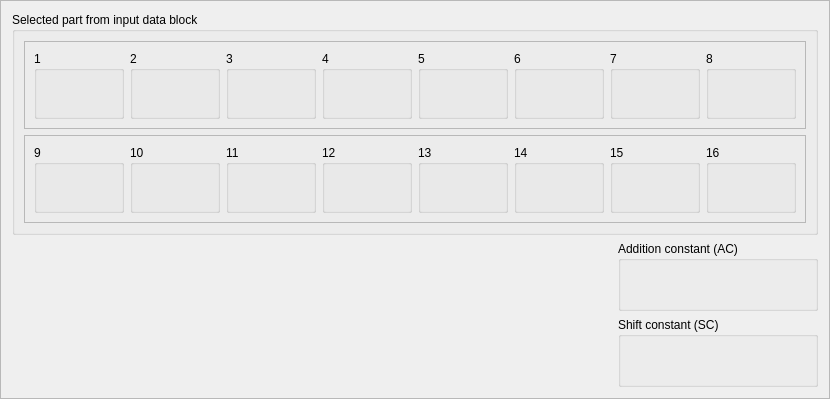
         <widget class="QFrame" name="frame_3">
          <property name="frameShape">
           <enum>QFrame::Shape::StyledPanel</enum>
          </property>
          <property name="frameShadow">
           <enum>QFrame::Shadow::Raised</enum>
          </property>
          <layout class="QGridLayout" name="gridLayout_2">
           <item row="1" column="0">
            <layout class="QVBoxLayout" name="vboxConstants">
             <item alignment="Qt::AlignmentFlag::AlignRight">
              <widget class="QGroupBox" name="groupAC">
               <property name="sizePolicy">
                <sizepolicy hsizetype="Fixed" vsizetype="Fixed">
                 <horstretch>0</horstretch>
                 <verstretch>0</verstretch>
                </sizepolicy>
               </property>
               <property name="minimumSize">
                <size>
                 <width>200</width>
                 <height>70</height>
                </size>
               </property>
               <property name="maximumSize">
                <size>
                 <width>200</width>
                 <height>70</height>
                </size>
               </property>
               <property name="title">
                <string>Addition constant (AC)</string>
               </property>
               <layout class="QVBoxLayout" name="verticalLayoutAC">
                <item>
                 <widget class="QLabel" name="labelAC">
                  <property name="text">
                   <string/>
                  </property>
                 </widget>
                </item>
               </layout>
              </widget>
             </item>
             <item alignment="Qt::AlignmentFlag::AlignRight">
              <widget class="QGroupBox" name="groupSC">
               <property name="sizePolicy">
                <sizepolicy hsizetype="Fixed" vsizetype="Fixed">
                 <horstretch>0</horstretch>
                 <verstretch>0</verstretch>
                </sizepolicy>
               </property>
               <property name="minimumSize">
                <size>
                 <width>200</width>
                 <height>70</height>
                </size>
               </property>
               <property name="maximumSize">
                <size>
                 <width>200</width>
                 <height>70</height>
                </size>
               </property>
               <property name="title">
                <string>Shift constant (SC)</string>
               </property>
               <layout class="QVBoxLayout" name="verticalLayoutSC">
                <item>
                 <widget class="QLabel" name="labelSC">
                  <property name="text">
                   <string/>
                  </property>
                 </widget>
                </item>
               </layout>
              </widget>
             </item>
            </layout>
           </item>
           <item row="0" column="0">
            <widget class="QGroupBox" name="groupInputBlock">
             <property name="title">
              <string>Selected part from input data block</string>
             </property>
             <layout class="QGridLayout" name="gridLayoutInput">
              <item row="0" column="0">
               <layout class="QVBoxLayout" name="verticalLayout">
                <item>
                 <widget class="QFrame" name="frame">
                  <property name="frameShape">
                   <enum>QFrame::Shape::StyledPanel</enum>
                  </property>
                  <property name="frameShadow">
                   <enum>QFrame::Shadow::Raised</enum>
                  </property>
                  <layout class="QHBoxLayout" name="horizontalLayout_2">
                   <item>
                    <widget class="QGroupBox" name="group_1">
                     <property name="sizePolicy">
                      <sizepolicy hsizetype="Fixed" vsizetype="Fixed">
                       <horstretch>0</horstretch>
                       <verstretch>0</verstretch>
                      </sizepolicy>
                     </property>
                     <property name="minimumSize">
                      <size>
                       <width>90</width>
                       <height>68</height>
                      </size>
                     </property>
                     <property name="maximumSize">
                      <size>
                       <width>90</width>
                       <height>68</height>
                      </size>
                     </property>
                     <property name="title">
                      <string>1</string>
                     </property>
                     <layout class="QVBoxLayout" name="verticalLayoutA_10">
                      <item>
                       <widget class="QLabel" name="labelWord1">
                        <property name="text">
                         <string/>
                        </property>
                       </widget>
                      </item>
                     </layout>
                    </widget>
                   </item>
                   <item>
                    <widget class="QGroupBox" name="group_2">
                     <property name="sizePolicy">
                      <sizepolicy hsizetype="Fixed" vsizetype="Fixed">
                       <horstretch>0</horstretch>
                       <verstretch>0</verstretch>
                      </sizepolicy>
                     </property>
                     <property name="minimumSize">
                      <size>
                       <width>90</width>
                       <height>68</height>
                      </size>
                     </property>
                     <property name="maximumSize">
                      <size>
                       <width>90</width>
                       <height>68</height>
                      </size>
                     </property>
                     <property name="title">
                      <string>2</string>
                     </property>
                     <layout class="QVBoxLayout" name="verticalLayoutA_9">
                      <item>
                       <widget class="QLabel" name="labelWord2">
                        <property name="text">
                         <string/>
                        </property>
                       </widget>
                      </item>
                     </layout>
                    </widget>
                   </item>
                   <item>
                    <widget class="QGroupBox" name="group_3">
                     <property name="sizePolicy">
                      <sizepolicy hsizetype="Fixed" vsizetype="Fixed">
                       <horstretch>0</horstretch>
                       <verstretch>0</verstretch>
                      </sizepolicy>
                     </property>
                     <property name="minimumSize">
                      <size>
                       <width>90</width>
                       <height>68</height>
                      </size>
                     </property>
                     <property name="maximumSize">
                      <size>
                       <width>90</width>
                       <height>68</height>
                      </size>
                     </property>
                     <property name="title">
                      <string>3</string>
                     </property>
                     <layout class="QVBoxLayout" name="verticalLayoutA_8">
                      <item>
                       <widget class="QLabel" name="labelWord3">
                        <property name="text">
                         <string/>
                        </property>
                       </widget>
                      </item>
                     </layout>
                    </widget>
                   </item>
                   <item>
                    <widget class="QGroupBox" name="group_4">
                     <property name="sizePolicy">
                      <sizepolicy hsizetype="Fixed" vsizetype="Fixed">
                       <horstretch>0</horstretch>
                       <verstretch>0</verstretch>
                      </sizepolicy>
                     </property>
                     <property name="minimumSize">
                      <size>
                       <width>90</width>
                       <height>68</height>
                      </size>
                     </property>
                     <property name="maximumSize">
                      <size>
                       <width>90</width>
                       <height>68</height>
                      </size>
                     </property>
                     <property name="title">
                      <string>4</string>
                     </property>
                     <layout class="QVBoxLayout" name="verticalLayoutA_7">
                      <item>
                       <widget class="QLabel" name="labelWord4">
                        <property name="text">
                         <string/>
                        </property>
                       </widget>
                      </item>
                     </layout>
                    </widget>
                   </item>
                   <item>
                    <widget class="QGroupBox" name="group_5">
                     <property name="sizePolicy">
                      <sizepolicy hsizetype="Fixed" vsizetype="Fixed">
                       <horstretch>0</horstretch>
                       <verstretch>0</verstretch>
                      </sizepolicy>
                     </property>
                     <property name="minimumSize">
                      <size>
                       <width>90</width>
                       <height>68</height>
                      </size>
                     </property>
                     <property name="maximumSize">
                      <size>
                       <width>90</width>
                       <height>68</height>
                      </size>
                     </property>
                     <property name="title">
                      <string>5</string>
                     </property>
                     <layout class="QVBoxLayout" name="verticalLayoutA_6">
                      <item>
                       <widget class="QLabel" name="labelWord5">
                        <property name="text">
                         <string/>
                        </property>
                       </widget>
                      </item>
                     </layout>
                    </widget>
                   </item>
                   <item>
                    <widget class="QGroupBox" name="group_6">
                     <property name="sizePolicy">
                      <sizepolicy hsizetype="Fixed" vsizetype="Fixed">
                       <horstretch>0</horstretch>
                       <verstretch>0</verstretch>
                      </sizepolicy>
                     </property>
                     <property name="minimumSize">
                      <size>
                       <width>90</width>
                       <height>68</height>
                      </size>
                     </property>
                     <property name="maximumSize">
                      <size>
                       <width>90</width>
                       <height>68</height>
                      </size>
                     </property>
                     <property name="title">
                      <string>6</string>
                     </property>
                     <layout class="QVBoxLayout" name="verticalLayoutA_5">
                      <item>
                       <widget class="QLabel" name="labelWord6">
                        <property name="text">
                         <string/>
                        </property>
                       </widget>
                      </item>
                     </layout>
                    </widget>
                   </item>
                   <item>
                    <widget class="QGroupBox" name="group_7">
                     <property name="sizePolicy">
                      <sizepolicy hsizetype="Fixed" vsizetype="Fixed">
                       <horstretch>0</horstretch>
                       <verstretch>0</verstretch>
                      </sizepolicy>
                     </property>
                     <property name="minimumSize">
                      <size>
                       <width>90</width>
                       <height>68</height>
                      </size>
                     </property>
                     <property name="maximumSize">
                      <size>
                       <width>90</width>
                       <height>68</height>
                      </size>
                     </property>
                     <property name="title">
                      <string>7</string>
                     </property>
                     <layout class="QVBoxLayout" name="verticalLayoutA_4">
                      <item>
                       <widget class="QLabel" name="labelWord7">
                        <property name="text">
                         <string/>
                        </property>
                       </widget>
                      </item>
                     </layout>
                    </widget>
                   </item>
                   <item>
                    <widget class="QGroupBox" name="group_8">
                     <property name="sizePolicy">
                      <sizepolicy hsizetype="Fixed" vsizetype="Fixed">
                       <horstretch>0</horstretch>
                       <verstretch>0</verstretch>
                      </sizepolicy>
                     </property>
                     <property name="minimumSize">
                      <size>
                       <width>90</width>
                       <height>68</height>
                      </size>
                     </property>
                     <property name="maximumSize">
                      <size>
                       <width>90</width>
                       <height>68</height>
                      </size>
                     </property>
                     <property name="title">
                      <string>8</string>
                     </property>
                     <layout class="QVBoxLayout" name="verticalLayoutA_2">
                      <item>
                       <widget class="QLabel" name="labelWord8">
                        <property name="text">
                         <string/>
                        </property>
                       </widget>
                      </item>
                     </layout>
                    </widget>
                   </item>
                  </layout>
                 </widget>
                </item>
                <item>
                 <widget class="QFrame" name="frame_2">
                  <property name="frameShape">
                   <enum>QFrame::Shape::StyledPanel</enum>
                  </property>
                  <property name="frameShadow">
                   <enum>QFrame::Shadow::Raised</enum>
                  </property>
                  <layout class="QHBoxLayout" name="horizontalLayout_3">
                   <item>
                    <widget class="QGroupBox" name="group_9">
                     <property name="sizePolicy">
                      <sizepolicy hsizetype="Fixed" vsizetype="Fixed">
                       <horstretch>0</horstretch>
                       <verstretch>0</verstretch>
                      </sizepolicy>
                     </property>
                     <property name="minimumSize">
                      <size>
                       <width>90</width>
                       <height>68</height>
                      </size>
                     </property>
                     <property name="maximumSize">
                      <size>
                       <width>90</width>
                       <height>68</height>
                      </size>
                     </property>
                     <property name="title">
                      <string>9</string>
                     </property>
                     <layout class="QVBoxLayout" name="verticalLayoutA_18">
                      <item>
                       <widget class="QLabel" name="labelWord9">
                        <property name="text">
                         <string/>
                        </property>
                       </widget>
                      </item>
                     </layout>
                    </widget>
                   </item>
                   <item>
                    <widget class="QGroupBox" name="group_10">
                     <property name="sizePolicy">
                      <sizepolicy hsizetype="Fixed" vsizetype="Fixed">
                       <horstretch>0</horstretch>
                       <verstretch>0</verstretch>
                      </sizepolicy>
                     </property>
                     <property name="minimumSize">
                      <size>
                       <width>90</width>
                       <height>68</height>
                      </size>
                     </property>
                     <property name="maximumSize">
                      <size>
                       <width>90</width>
                       <height>68</height>
                      </size>
                     </property>
                     <property name="title">
                      <string>10</string>
                     </property>
                     <layout class="QVBoxLayout" name="verticalLayoutA_17">
                      <item>
                       <widget class="QLabel" name="labelWord10">
                        <property name="text">
                         <string/>
                        </property>
                       </widget>
                      </item>
                     </layout>
                    </widget>
                   </item>
                   <item>
                    <widget class="QGroupBox" name="group_11">
                     <property name="sizePolicy">
                      <sizepolicy hsizetype="Fixed" vsizetype="Fixed">
                       <horstretch>0</horstretch>
                       <verstretch>0</verstretch>
                      </sizepolicy>
                     </property>
                     <property name="minimumSize">
                      <size>
                       <width>90</width>
                       <height>68</height>
                      </size>
                     </property>
                     <property name="maximumSize">
                      <size>
                       <width>90</width>
                       <height>68</height>
                      </size>
                     </property>
                     <property name="title">
                      <string>11</string>
                     </property>
                     <layout class="QVBoxLayout" name="verticalLayoutA_16">
                      <item>
                       <widget class="QLabel" name="labelWord11">
                        <property name="text">
                         <string/>
                        </property>
                       </widget>
                      </item>
                     </layout>
                    </widget>
                   </item>
                   <item>
                    <widget class="QGroupBox" name="group_12">
                     <property name="sizePolicy">
                      <sizepolicy hsizetype="Fixed" vsizetype="Fixed">
                       <horstretch>0</horstretch>
                       <verstretch>0</verstretch>
                      </sizepolicy>
                     </property>
                     <property name="minimumSize">
                      <size>
                       <width>90</width>
                       <height>68</height>
                      </size>
                     </property>
                     <property name="maximumSize">
                      <size>
                       <width>90</width>
                       <height>68</height>
                      </size>
                     </property>
                     <property name="title">
                      <string>12</string>
                     </property>
                     <layout class="QVBoxLayout" name="verticalLayoutA_15">
                      <item>
                       <widget class="QLabel" name="labelWord12">
                        <property name="text">
                         <string/>
                        </property>
                       </widget>
                      </item>
                     </layout>
                    </widget>
                   </item>
                   <item>
                    <widget class="QGroupBox" name="group_13">
                     <property name="sizePolicy">
                      <sizepolicy hsizetype="Fixed" vsizetype="Fixed">
                       <horstretch>0</horstretch>
                       <verstretch>0</verstretch>
                      </sizepolicy>
                     </property>
                     <property name="minimumSize">
                      <size>
                       <width>90</width>
                       <height>68</height>
                      </size>
                     </property>
                     <property name="maximumSize">
                      <size>
                       <width>90</width>
                       <height>68</height>
                      </size>
                     </property>
                     <property name="title">
                      <string>13</string>
                     </property>
                     <layout class="QVBoxLayout" name="verticalLayoutA_14">
                      <item>
                       <widget class="QLabel" name="labelWord13">
                        <property name="text">
                         <string/>
                        </property>
                       </widget>
                      </item>
                     </layout>
                    </widget>
                   </item>
                   <item>
                    <widget class="QGroupBox" name="group_14">
                     <property name="sizePolicy">
                      <sizepolicy hsizetype="Fixed" vsizetype="Fixed">
                       <horstretch>0</horstretch>
                       <verstretch>0</verstretch>
                      </sizepolicy>
                     </property>
                     <property name="minimumSize">
                      <size>
                       <width>90</width>
                       <height>68</height>
                      </size>
                     </property>
                     <property name="maximumSize">
                      <size>
                       <width>90</width>
                       <height>68</height>
                      </size>
                     </property>
                     <property name="title">
                      <string>14</string>
                     </property>
                     <layout class="QVBoxLayout" name="verticalLayoutA_13">
                      <item>
                       <widget class="QLabel" name="labelWord14">
                        <property name="text">
                         <string/>
                        </property>
                       </widget>
                      </item>
                     </layout>
                    </widget>
                   </item>
                   <item>
                    <widget class="QGroupBox" name="group_15">
                     <property name="sizePolicy">
                      <sizepolicy hsizetype="Fixed" vsizetype="Fixed">
                       <horstretch>0</horstretch>
                       <verstretch>0</verstretch>
                      </sizepolicy>
                     </property>
                     <property name="minimumSize">
                      <size>
                       <width>90</width>
                       <height>68</height>
                      </size>
                     </property>
                     <property name="maximumSize">
                      <size>
                       <width>90</width>
                       <height>68</height>
                      </size>
                     </property>
                     <property name="title">
                      <string>15</string>
                     </property>
                     <layout class="QVBoxLayout" name="verticalLayoutA_12">
                      <item>
                       <widget class="QLabel" name="labelWord15">
                        <property name="text">
                         <string/>
                        </property>
                       </widget>
                      </item>
                     </layout>
                    </widget>
                   </item>
                   <item>
                    <widget class="QGroupBox" name="group_16">
                     <property name="sizePolicy">
                      <sizepolicy hsizetype="Fixed" vsizetype="Fixed">
                       <horstretch>0</horstretch>
                       <verstretch>0</verstretch>
                      </sizepolicy>
                     </property>
                     <property name="minimumSize">
                      <size>
                       <width>90</width>
                       <height>68</height>
                      </size>
                     </property>
                     <property name="maximumSize">
                      <size>
                       <width>90</width>
                       <height>68</height>
                      </size>
                     </property>
                     <property name="title">
                      <string>16</string>
                     </property>
                     <layout class="QVBoxLayout" name="verticalLayoutA_11">
                      <item>
                       <widget class="QLabel" name="labelWord16">
                        <property name="text">
                         <string/>
                        </property>
                       </widget>
                      </item>
                     </layout>
                    </widget>
                   </item>
                  </layout>
                 </widget>
                </item>
               </layout>
              </item>
             </layout>
            </widget>
           </item>
          </layout>
         </widget>
